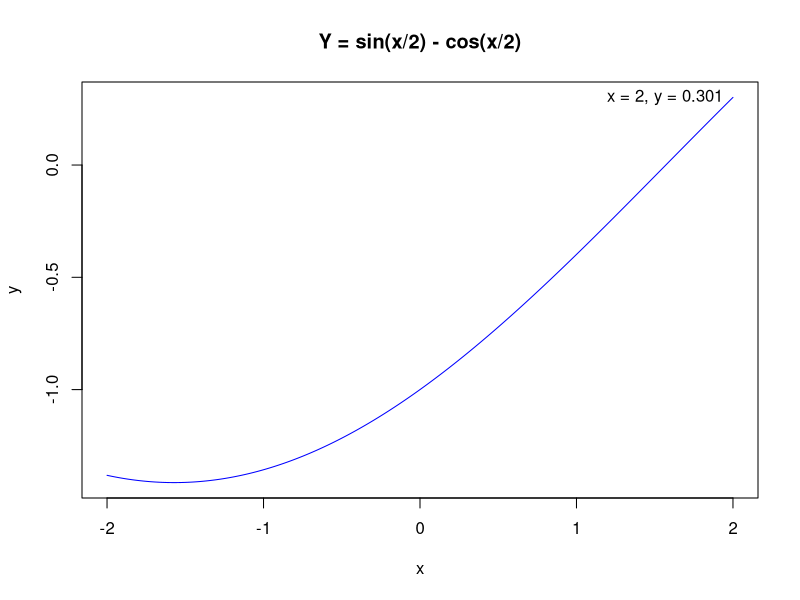
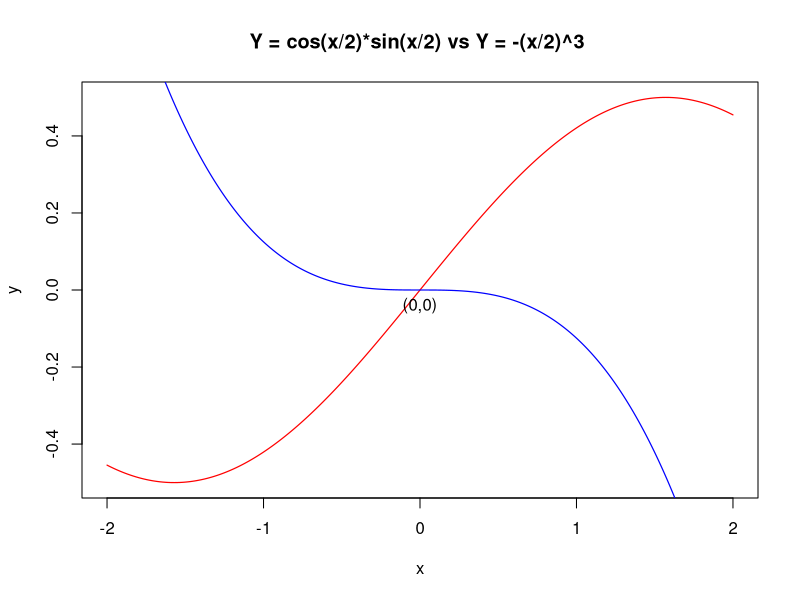
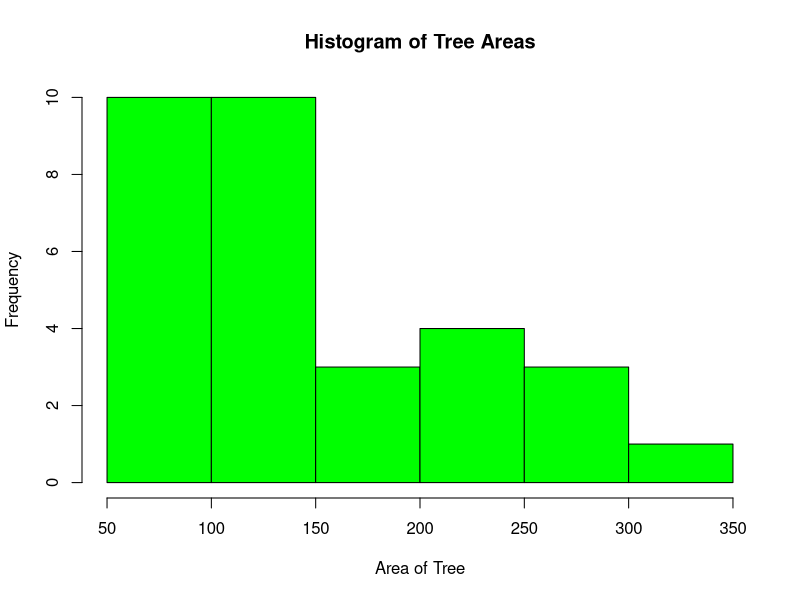
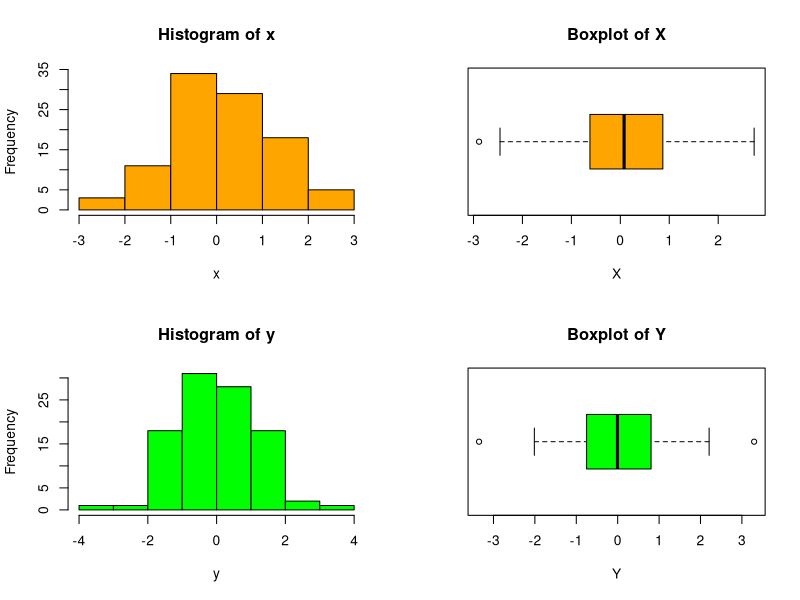
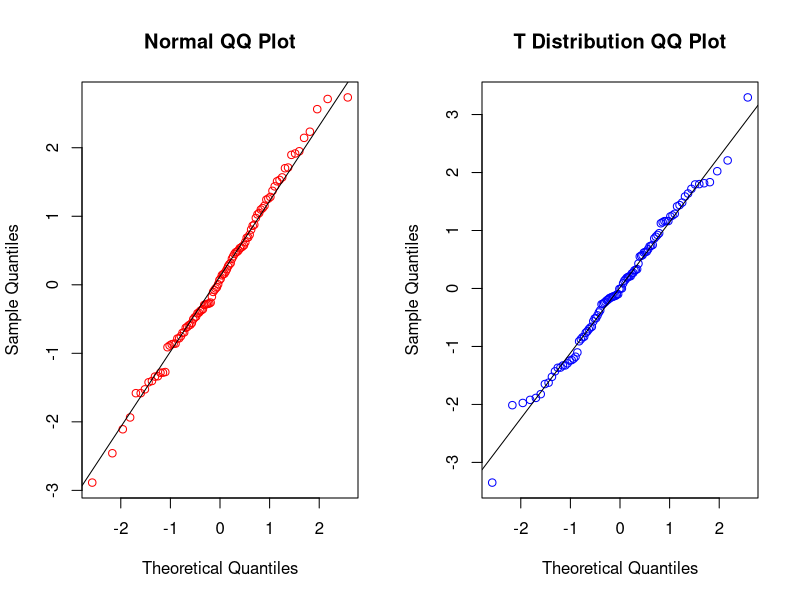

Recreate these plots in R, in order.
## ---- chunk 1
# DO NOT ADD OR REVISE CODE HERE
knitr::opts_chunk$set(echo = TRUE, eval = TRUE)

## ---- chunk 2
q1_vector <- c(seq(1,5,1), sqrt(2), 17*14, rep(c(2.5,5,7.5),3))

## ---- chunk 3
q1_vector_7 <- q1_vector[q1_vector <= 7]
length(q1_vector_7)

## ---- chunk 4
q1_vector_sorted <- sort(q1_vector)
sum(q1_vector_sorted[5:10])

## ---- chunk 5
q1_vector_sqrd <- q1_vector^2
length(q1_vector_sqrd[q1_vector_sqrd > 25])
## ---- chunk 6
q1_vector_short <- q1_vector[c(1, length(q1_vector))]
prod(q1_vector_short)
## ---- chunk 7
trig <- function(x){
  y = (sin(x/2)-cos(x/2))
  return(y)
}

## ---- chunk 8
x <- seq(-2,2,length.out= 4001)
y <- trig(x)
max_y <- round(max(y),3)
x_corr <- x[round(which.max(y),3)]
x_corr
max_y

## ---- chunk 9
plot(x,y,type = 'l', col= "blue", main = 'Y = sin(x/2) - cos(x/2)')
text(x_corr,max_y,'x = 2, y = 0.301', pos = 2)

## ---- chunk 10
x <- seq(-2,2,length.out= 4001)
y <- cos(x/2)*sin(x/2)
y2 <- -(x/2)^3
intersection_y_y2 <- y == y2
c(x[intersection_y_y2], y[intersection_y_y2])
plot(x,y,type = 'l', col = 'red', main = 'Y = cos(x/2)*sin(x/2) vs Y = -(x/2)^3 ',lwd = 1.2)
lines(x,y2, type = 'l', col = 'blue', lwd = 1.2)
text(x[intersection_y_y2],y[intersection_y_y2],'(0,0)', pos = 1)
## ---- chunk 11
data(trees)
str(trees)
apply(trees, 2, mean)
nrow(trees[trees$Volume > mean(trees$Volume),])

## ---- chunk 12
radius <- trees$Girth/2
area <- function(radius){
  a <- (pi*radius^2)
  return(a)
}
area_trees <- area(radius)
area_trees
IQR(area_trees)

## ---- chunk 13
hist(area_trees,col = 'green', main = "Histogram of Tree Areas", xlab = 'Area of Tree')

## ---- chunk 14
trees[area_trees == max(area_trees),]

## ---- chunk 15
set.seed(9999)
y <- rt(n = 100, df = 10)
set.seed(123)
x <- rnorm(n = 100, mean = 0, sd = 1.25)
obj1 <- cbind(x,y)
round(apply(obj1, 2, IQR),4)

## ---- chunk 16
par(mfrow = c(2,2))
hist(x,col = 'orange')
boxplot(x,col = 'orange', main = "Boxplot of X", xlab = 'X', horizontal = TRUE)
hist(y,col = 'green')
boxplot(y,col = 'green', main = "Boxplot of Y", xlab = 'Y', horizontal = TRUE)

## ---- chunk 17
par(mfrow = c(1,2))
qqnorm(x, col = 'red', main = 'Normal QQ Plot')
qqline(x)
qqnorm(y, col = 'blue', main = 'T Distribution QQ Plot')
qqline(y)
boxplot.stats(x, coef = 3)
boxplot.stats(y, coef = 3)
